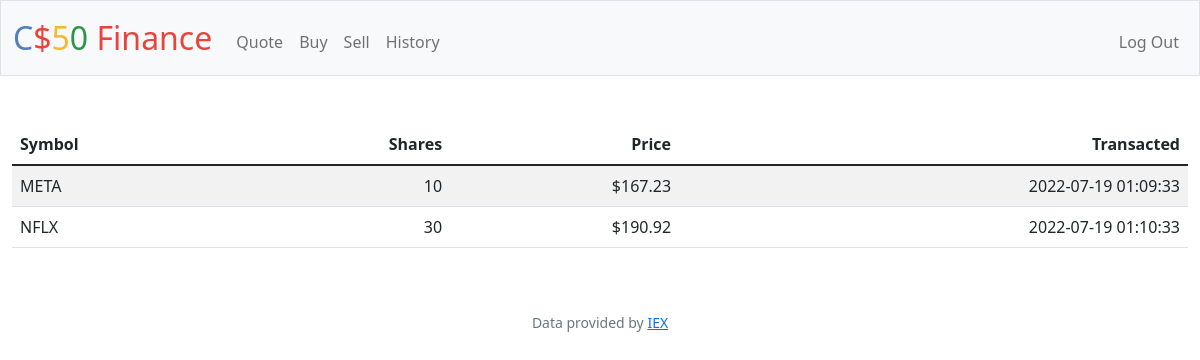
Before: /history (signed in) with the older database file.
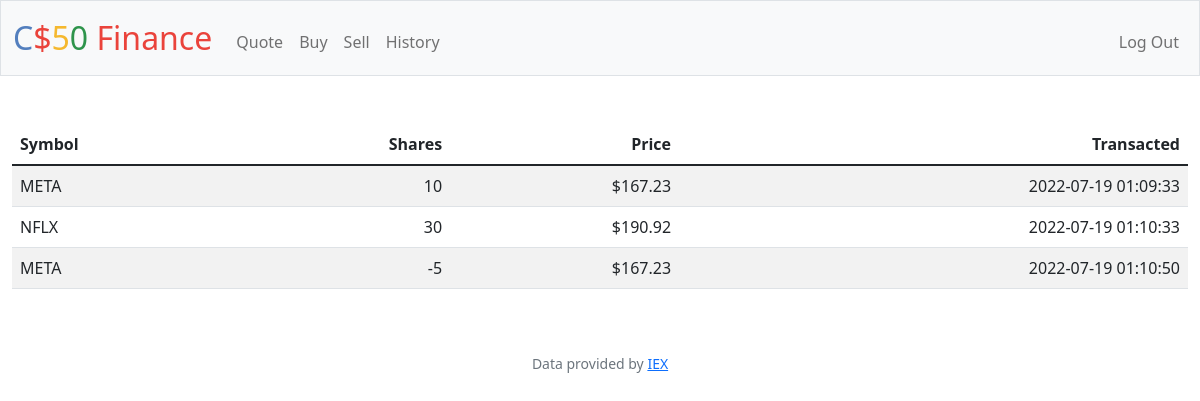
After: the same page with the newer database file.
### tables this page shows
CREATE TABLE transactions(
    id           INTEGER PRIMARY KEY AUTOINCREMENT NOT NULL,
    users_id    INTEGER NOT NULL,
    symbol  TEXT NOT NULL,
    name  TEXT NOT NULL,
    price  NUMERIC NOT NULL,
    quantity  INTEGER NOT NULL,
    cash  NUMERIC NOT NULL,
    time TEXT NOT NULL,
    FOREIGN KEY(users_id) REFERENCES users(id)
);

### app.py (the view)
@app.route("/history")
@login_required
def history():
    hist = db.execute(
        "SELECT * FROM transactions WHERE users_id = ? ORDER BY time ASC", session["user_id"])
    return render_template("history.html", res=hist)

### app.py (called while the page is built)
@app.after_request
def after_request(response):
    response.headers["Cache-Control"] = "no-cache, no-store, must-revalidate"
    response.headers["Expires"] = 0
    response.headers["Pragma"] = "no-cache"
    return response

### helpers.py (called while the page is built)
def login_required(f):
    @wraps(f)
    def decorated_function(*args, **kwargs):
        if session.get("user_id") is None:
            return redirect("/login")
        return f(*args, **kwargs)
    return decorated_function

def usd(value):
    return f"${value:,.2f}"

### templates/history.html (shortened to what this page needs)
{% extends "layout.html" %}
{% block main %}
{% set ns = namespace() %}
{% set ns.last_cash = 10000 %}
<table class="table table-striped">
    <thead>
        <tr>
            <th class="text-start">Symbol</th>
            <th class="text-end">Shares</th>
            <th class="text-end">Price</th>
            <th class="text-end">Transacted</th>
        </tr>
    </thead>
   <tbody>
    {% for dict_res in res -%}
            <tr>
                <td class="text-start">{{dict_res['symbol']}}</td>
                <td class="text-end">{{dict_res['quantity']}}</td>
                <td class="text-end">{{dict_res['price'] | usd}}</td>
                <td class="text-end">{{dict_res['time']}}</td>
            </tr>
    {% endfor %}
    </tbody>
</table>
{% endblock %}

### templates/layout.html (shortened to what this page needs)
<!DOCTYPE html>
<html lang="en">
    <head>
        <link href="https://cdn.jsdelivr.net/npm/bootstrap@5.1.3/dist/css/bootstrap.min.css" rel="stylesheet">
        <link href="/static/styles.css" rel="stylesheet">
    </head>
    <body>
        <nav class="bg-light border navbar navbar-expand-md navbar-light">
            <div class="container-fluid">
                <a class="navbar-brand" href="/"><span class="blue">C</span><span class="red">$</span><span class="yellow">5</span><span class="green">0</span> <span class="red">Finance</span></a>
                <div class="collapse navbar-collapse" id="navbar">
                    {% if session["user_id"] %}
                        <ul class="navbar-nav me-auto mt-2">
                            <li class="nav-item"><a class="nav-link" href="/quote">Quote</a></li>
                            <li class="nav-item"><a class="nav-link" href="/buy">Buy</a></li>
                            <li class="nav-item"><a class="nav-link" href="/sell">Sell</a></li>
                            <li class="nav-item"><a class="nav-link" href="/history">History</a></li>
                        </ul>
                        <ul class="navbar-nav ms-auto mt-2">
                            <li class="nav-item"><a class="nav-link" href="/logout">Log Out</a></li>
                        </ul>
                    {% else %}
                        <ul class="navbar-nav ms-auto mt-2">
                            <li class="nav-item"><a class="nav-link" href="/register">Register</a></li>
                            <li class="nav-item"><a class="nav-link" href="/login">Log In</a></li>
                        </ul>
                    {% endif %}
                </div>
            </div>
        </nav>
        <main class="container-fluid py-5 text-center">
            {% block main %}{% endblock %}
        </main>
        <footer class="mb-5 small text-center text-muted">
            Data provided by <a href="https://iexcloud.io/">IEX</a>
        </footer>
    </body>
</html>

### static/styles.css (style rules this page uses)
nav .navbar-brand { font-size: xx-large; }
nav .navbar-brand .blue { color: #537fbe; }
nav .navbar-brand .red { color: #ea433b; }
nav .navbar-brand .yellow { color: #f5b82e; }
nav .navbar-brand .green { color: #2e944b; }

Changed rows visible on the page:
added transactions: symbol "META", quantity "-5", price "$167.23", time "2022-07-19 01:10:50"
